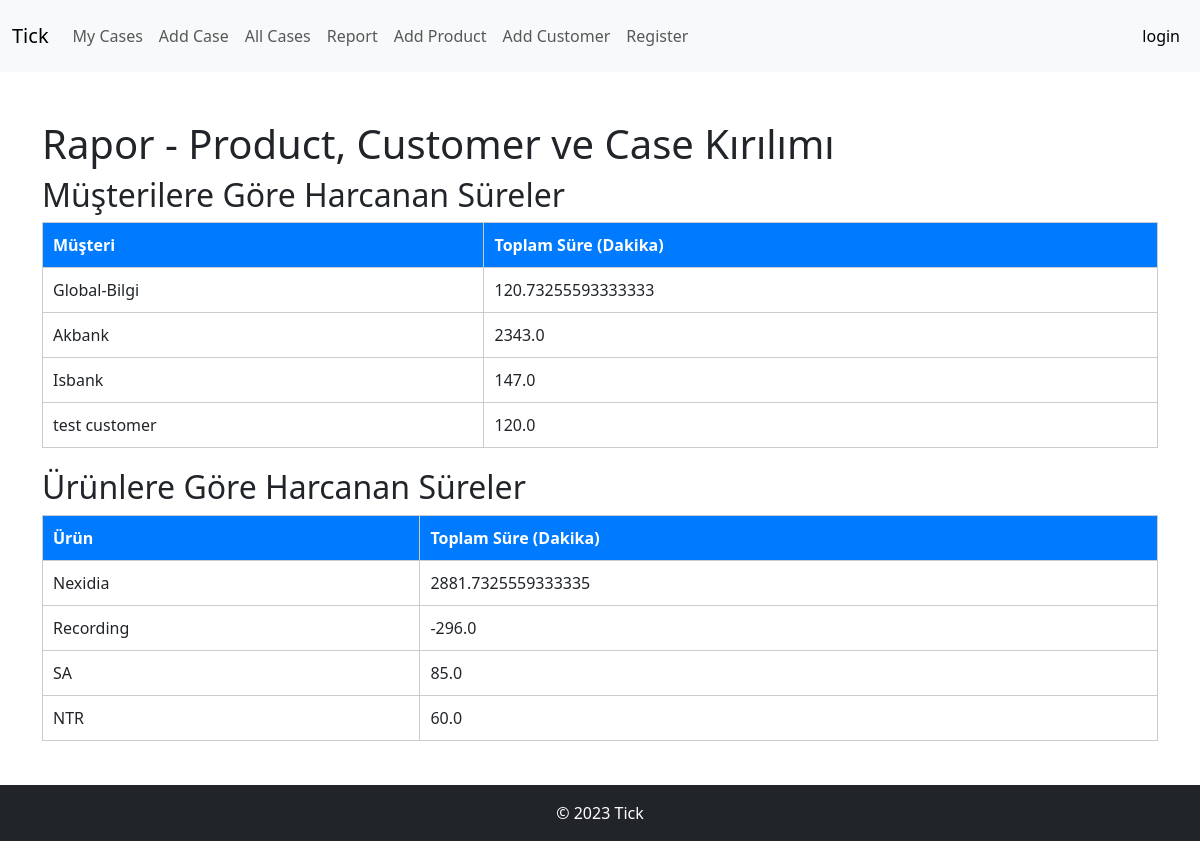
The page /intersection_report/ on the database its author committed.
### tapp/models.py (models this page shows)
class Customer(models.Model):
    id = models.AutoField(primary_key=True)
    name = models.CharField(max_length=100)
    def __str__(self):
        return self.name

class Product(models.Model):
    id = models.AutoField(primary_key=True)
    name = models.CharField(max_length=100)
    def __str__(self):
        return self.name

### tapp/views.py (the view)
# urls.py: path('intersection_report/', views.intersection_report, name='intersection_report'),
def intersection_report(request):
    cases = Case.objects.all()
    customer_times = {}
    product_times = {}
    for case in cases:
        customer = case.customer
        product = case.product
        duration = case.duration()
        if duration is None:
            duration = 0
        if customer in customer_times:
            customer_times[customer] += duration
        else:
            customer_times[customer] = duration
        if product in product_times:
            product_times[product] += duration
        else:
            product_times[product] = duration
    context = {
        'customer_times': customer_times,
        'product_times': product_times,
    }
    return render(request, 'intersection_report.html', context)

### tapp/models.py (called while the page is built)
    def duration(self):
        if self.end_time and self.start_time:
            return (self.end_time - self.start_time).total_seconds() / 60
        else:
            return None

### templates/intersection_report.html
{% extends "base.html" %}
{% block content %}
  <h1>Rapor - Product, Customer ve Case Kırılımı</h1>
  <h2>Müşterilere Göre Harcanan Süreler</h2>
  <table class="table">
    <thead>
      <tr>
        <th>Müşteri</th>
        <th>Toplam Süre (Dakika)</th>
      </tr>
    </thead>
    <tbody>
      {% for customer, duration in customer_times.items %}
        <tr>
          <td>{{ customer }}</td>
          <td>{{ duration }}</td>
        </tr>
      {% endfor %}
    </tbody>
  </table>
  <h2>Ürünlere Göre Harcanan Süreler</h2>
  <table class="table">
    <thead>
      <tr>
        <th>Ürün</th>
        <th>Toplam Süre (Dakika)</th>
      </tr>
    </thead>
    <tbody>
      {% for product, duration in product_times.items %}
        <tr>
          <td>{{ product }}</td>
          <td>{{ duration }}</td>
        </tr>
      {% endfor %}
    </tbody>
  </table>
{% endblock %}

### static/css/styles.css (style rules this page uses)
.table { width: 100%; border-collapse: collapse; border: 1px solid #ccc; margin-bottom: 20px; }
.table th { background-color: #007bff; color: #fff; padding: 10px; text-align: left; border: 1px solid #ccc; }
.table tr:nth-child(even) { background-color: #f2f2f2; }
.table td { padding: 10px; border: 1px solid #ccc; }

### rows shown on the page
Customer: name "Global-Bilgi", duration "120.73255593333333"
Customer: name "Akbank", duration "2343.0"
Customer: name "Isbank", duration "147.0"
Customer: name "test customer", duration "120.0"
Product: name "Nexidia", duration "2881.7325559333335"
Product: name "Recording", duration "-296.0"
Product: name "SA", duration "85.0"
Product: name "NTR", duration "60.0"
